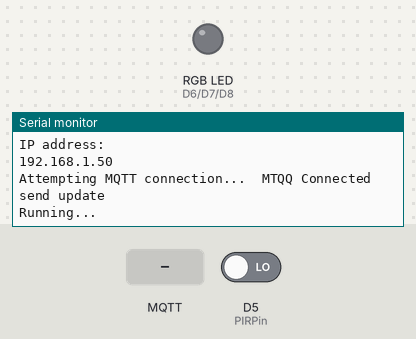
A sketch run on a simulated ESP8266 (NodeMCU). Parts: an RGB LED mixed from three pins (HIGH = lit), the last lines printed to the serial monitor. The inputs (shaded band) are chosen by the test bench; at power-on: D5 (PIRPin) LOW. WiFi joins after 1.5 s; servers stay silent unless stated; no MQTT or app messages arrive unless stated.

Above: at 4.7 s.
4.8 s: D5 (PIRPin) driven HIGH
At 5.4 s:
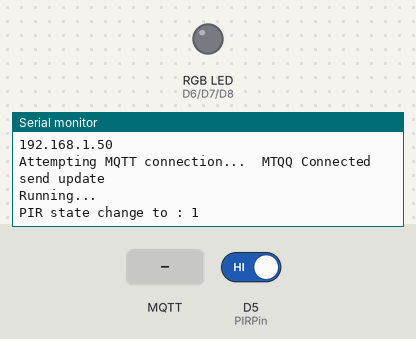
6.3 s: MQTT message "#" arrives on the first subscribed topic
At 7.4 s:
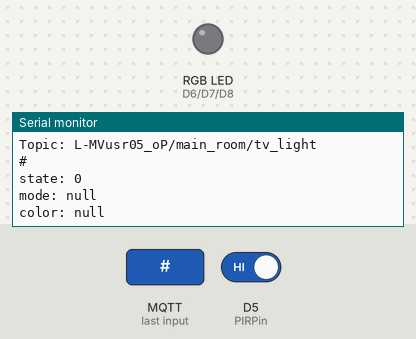

Measured:
- after the input at 4.8 s, the serial monitor: prints a new line at once (image 1)
- after the input at 6.3 s, the serial monitor: prints a new line at once (image 2)

The sketch:

main_room.ino
```cpp
#include <ArduinoJson.h>
#include <BH1750.h>
#include <ESP8266WiFi.h>
#include <PubSubClient.h>
#include <SimpleTimer.h>
#include <Wire.h>

SimpleTimer timer;

//============= networking setting ===============
#define MQTT_SERVER "192.168.16.25"
#define port 1883
const char* ssid = "103-961-Lamarche";
const char* password = "LimeRouge16";
//=================================================
//===============  MQTT setting ===================
void callback(char* topic, byte* payload, unsigned int length);
WiFiClient wifiClient;
PubSubClient client(MQTT_SERVER, port, callback, wifiClient);
//=================================================

// topic to subscribe //
const char* T_RGB = "L-MVusr05_oP/main_room/tv_light";
const char* T_PIR = "L-MVusr05_oP/main_room/pir";
const char* T_lightevel = "L-MVusr05_oP/main_room/lux";
const char* update_Topic = "update";

long lastMsg = 0;
char msg[20];

#define redPin D6
#define greenPin D7
#define bluePin D8
#define PIRPin D5

int red = 0;
int green = 0;
int blue = 0;
String prevColorStr;
bool pirState = false;
bool prevPirState = false;

BH1750 lightMeter;

void setup()
{
    Serial.begin(115200);
    Serial.println("init...");
    pinMode(redPin, OUTPUT);
    pinMode(greenPin, OUTPUT);
    pinMode(greenPin, OUTPUT);

    Wire.begin();

    WiFi.persistent(false);
    WiFi.disconnect(true);

    //============= networking setup ===============
    WiFi.begin(ssid, password);
    //=================================================
    //===============  MQTT setup ===================
    reconnect();
    delay(2000);
    //=================================================

    //================  BH1750 ======================
    lightMeter.begin();

    Serial.println("Running...");
    analogWrite(redPin, map(red, 0, 255, 0, 1023));
    analogWrite(greenPin, map(green, 0, 255, 0, 1023));
    analogWrite(bluePin, map(blue, 0, 255, 0, 1023));

    //timer.setInterval(80L, send_lux);
    timer.setInterval(80L, PIRupdate);
}

void loop()
{
    // reconnect if connection is lost
    if (!client.connected() && WiFi.status() == 3) {
        reconnect();
    }
    // maintain MQTT connection
    client.loop();
    //PIRupdate();

    timer.run();

    delay(1);
}

// MQTT callback
void callback(char* topic, byte* payload, unsigned int length)
{
    String topicStr = topic;
    String strValue;
    int Intvalue;

    //Print out some debugging info
    Serial.println("Callback update.");
    Serial.print("Topic: ");
    Serial.println(topicStr);

    for (int i = 0; i < length; i++) {
        Serial.print((char)payload[i]);
        strValue += (char)payload[i];
    }
    Serial.println();
    Intvalue = strValue.toInt();

    Update_value(Intvalue, strValue, topicStr);
}

void Update_value(int val, String strval, String topic)
{

    //for RGB

    if (topic == T_RGB) {
        StaticJsonBuffer<200> jsonBuffer;
        JsonObject& root = jsonBuffer.parseObject(strval);

        String colorstr = root["color"];
        String mode = root["mode"];
        boolean state = root["state"];

        Serial.print("state: ");
        Serial.println(state);
        Serial.print("mode: ");
        Serial.println(mode);
        Serial.print("color: ");
        Serial.println(colorstr);
        if (1) {
            if (colorstr[0] == '#') {
                long color = (long)strtol(&colorstr[1], NULL, 16);
                red = (color >> 16) & 0xff;
                green = (color >> 8) & 0xff;
                blue = (color)&0xff;

                prevColorStr = colorstr;
            }

        } else {
            red = 0;
            green = 0;
            blue = 0;
        }
        //output value
        analogWrite(redPin, map(red, 0, 255, 0, 1023));
        analogWrite(greenPin, map(green, 0, 255, 0, 1023));
        analogWrite(bluePin, map(blue, 0, 255, 0, 1023));
    }
}

// MQTT connection
// networking functions
void reconnect()
{
    // WiFi connect
    if (WiFi.status() != WL_CONNECTED) {
        // debug printing
        Serial.print("Connecting to ");
        Serial.println(ssid);

        // loop while we wait for connection
        while (WiFi.status() != WL_CONNECTED) {
            delay(500);
            Serial.print(".");
        }
        Serial.println("");
        Serial.println("WiFi connected");
        Serial.println("IP address: ");
        Serial.println(WiFi.localIP());
    }

    // mqtt connect
    if (WiFi.status() == WL_CONNECTED) {
        while (!client.connected()) {
            Serial.print("Attempting MQTT connection...");
            String clientName;
            clientName += "esp8266-";
            uint8_t mac[6];
            WiFi.macAddress(mac);
            clientName += macToStr(mac);

            if (client.connect((char*)clientName.c_str())) {
                Serial.println("\tMTQQ Connected");
                //========================   topic to subscribe ========================

                client.subscribe(T_RGB);

                //========================   topic to subscribe ========================

                client.publish(update_Topic, "1");
                Serial.println("send update");
            }
            // otherwise print failed for debugging
            else {
                Serial.println("\tFailed.");
                abort();
            }
        }
    }
}

// generate unique name from MAC addr
String macToStr(const uint8_t* mac)
{
    String result;
    for (int i = 0; i < 6; ++i) {
        result += String(mac[i], 16);

        if (i < 5) {
            result += ':';
        }
    }
    return result;
}

void PIRupdate()
{
    //Serial.println("PIR state change");
    pirState = digitalRead(PIRPin);
    String state = String(pirState);
    String braket = "}";
    String payload;

    StaticJsonBuffer<200> jsonBuffer;
    JsonObject& root = jsonBuffer.createObject();

    root["value"] = pirState;

    root.printTo(payload);

    if (pirState != prevPirState) {

        String a = "{\"value\":";
        String b = "}";

        String payload = a + String(pirState) + b;

        client.publish(T_PIR, (char*)payload.c_str());
        prevPirState = pirState;
        Serial.print("PIR state change to : ");
        Serial.println(pirState);
    }
    delay(50);
}

int prevlux = 0;
void send_lux()
{

    int lux = lightMeter.readLightLevel();

    if (lux - prevlux >= 5 || prevlux - lux >= 5) {

        String a = "{\"value\":";
        String b = "}";

        String payload = a + String(lux) + b;
        //client.publish(T_lightevel, (char*)payload.c_str());
        delay(500);

        Serial.print("light: ");
        Serial.println(lightMeter.readLightLevel());
        prevlux = lux;
    }
}
```
